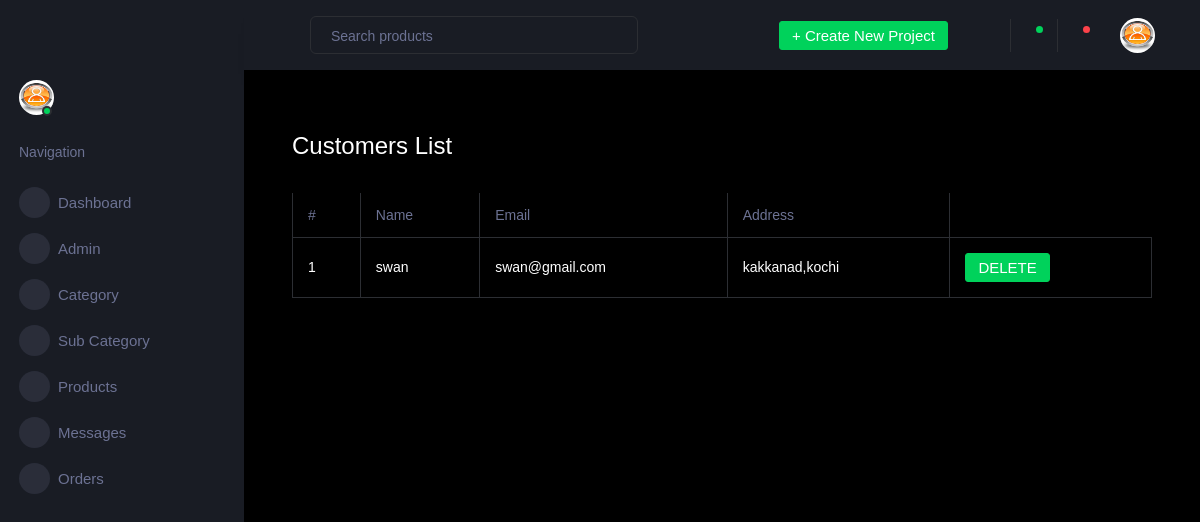
The page /backendapp/Orderdisp/ on the database its author committed.
### backendapp/models.py (models this page shows)
class Orderdb(models.Model):
    Name = models.CharField(max_length=100, null=True, blank=True)
    Email = models.EmailField(max_length=100, null=True, blank=True)
    Address = models.TextField(max_length=100, null=True, blank=True)

### backendapp/views.py (the view)
# urls.py: path('Orderdisp/', views.Orderdisp, name="Orderdisp"),
def Orderdisp(request):
    data = Orderdb.objects.all()
    return render(request, "ORDERING.html", {'data': data})

### backendapp/Templates/ORDERING.html (shortened to what this page needs)
<!DOCTYPE html>
{% extends 'index.html' %}
{% block content %}
<html lang="en">
<head>
</head>
<body>
<div class="card-body">
                    <h4 class="card-title"><h3>Customers List</h3></h4><br>
                    <div class="table-responsive">
                      <table class="table table-bordered table-contextual">
                        <thead>
                          <tr>
                            <th> # </th>
                            <th> Name </th>
                            <th> Email </th>
                              <th> Address </th>
                          </tr>
                        </thead>
                        <tbody>
                        {% for d in data %}
                        <tr>
                            <td>{{d.id}}</td>
                            <td>{{d.Name}}</td>
                            <td>{{d.Email}}</td>
                            <td>{{d.Address}}</td>
                            <td>
                                <form action="{% url 'Deleteorder' dataid=d.id %}">
                                    <button type="submit" class="btn btn-success">DELETE</button>
                                </form>
                            </td>
                          </tr>
                        {% endfor %}
                        </tbody>
                      </table>
                    </div>
                  </div>
</body>
</html>
{% endblock %}

### rows shown on the page
Orderdb: id "1", Name "swan", Email "swan@gmail.com", Address "kakkanad,kochi"
